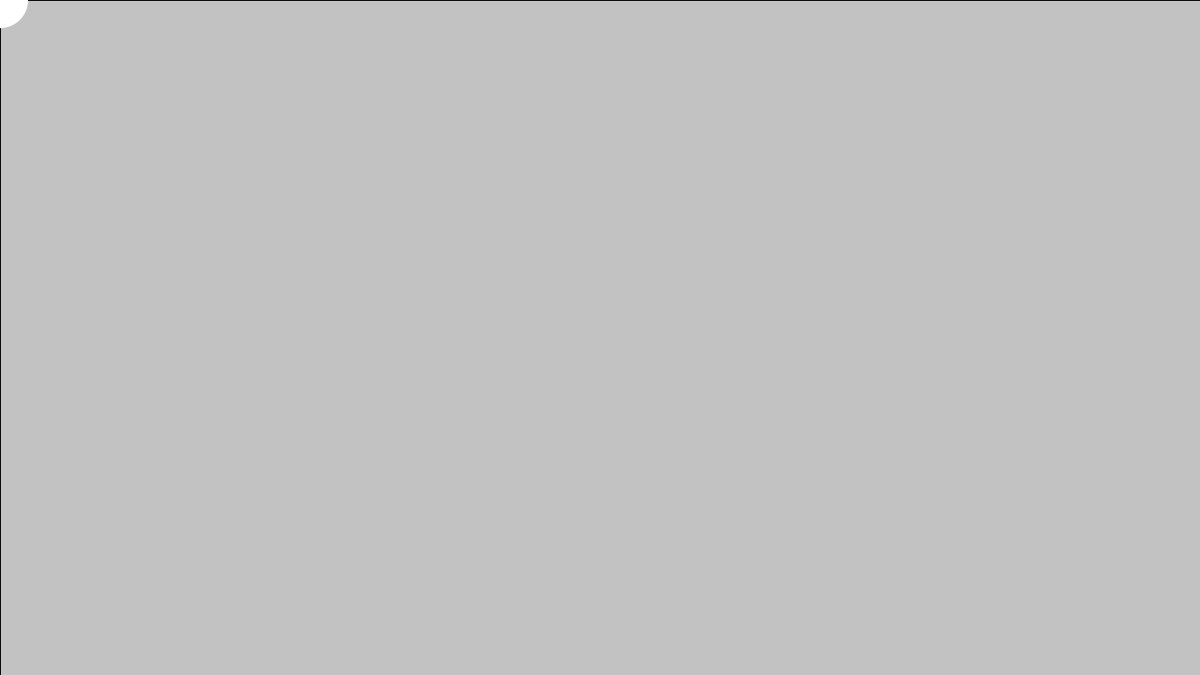
Frame 1 (no input)
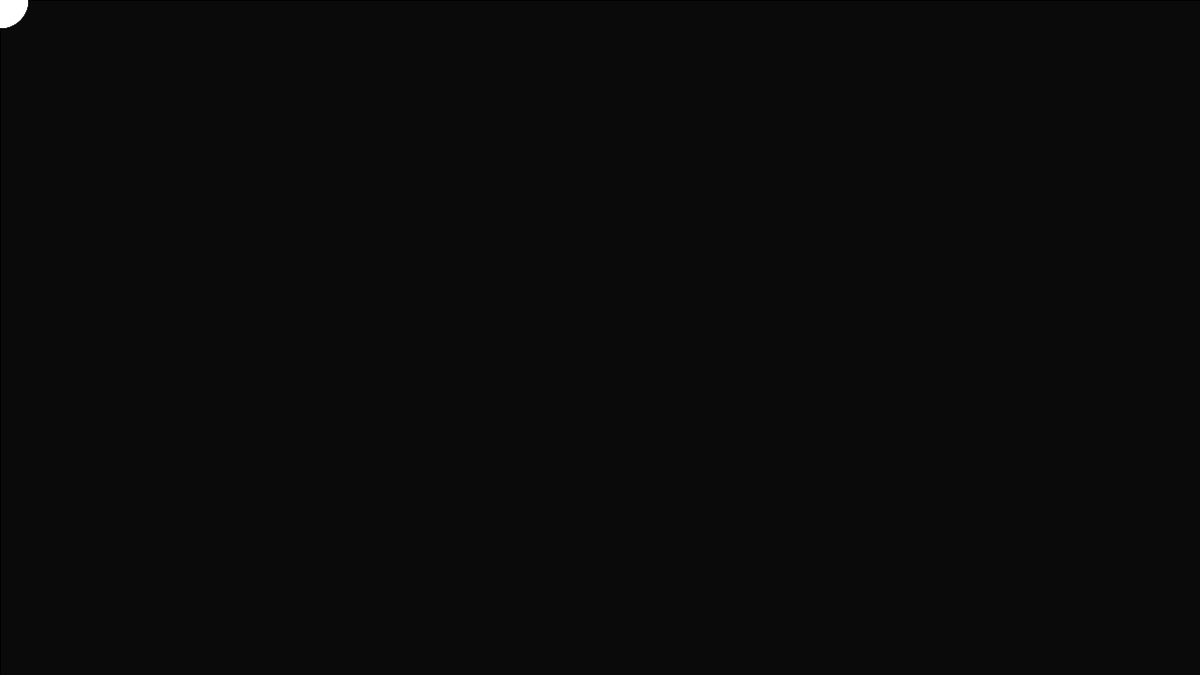
Frame 60 (the mouse pressed at the canvas centre just before this capture)
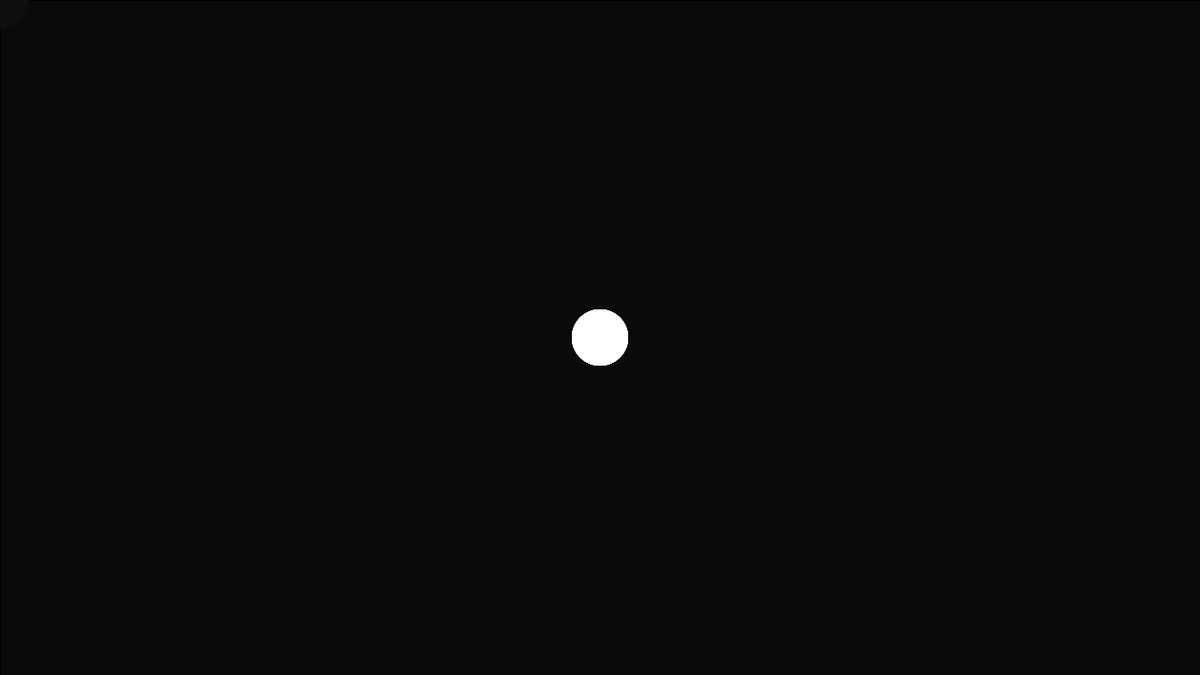
Frame 120 (the mouse held since frame 60 and released just before this capture)

The Processing sketch that drew these frames (run headless with seeded random() and noise(); from frame 60 on, the mouse is pressed at the canvas centre):

// Processing sketch: processing_163897
// ── processing_163897.pde

void setup() {
  size(1280, 720);
  smooth();

}

void draw() {
  smooth();
  fill(0, 12);
  rect(0, 0, width, height);
  fill(255);
  noStroke();
  ellipse(mouseX, mouseY, 60, 60);
}
